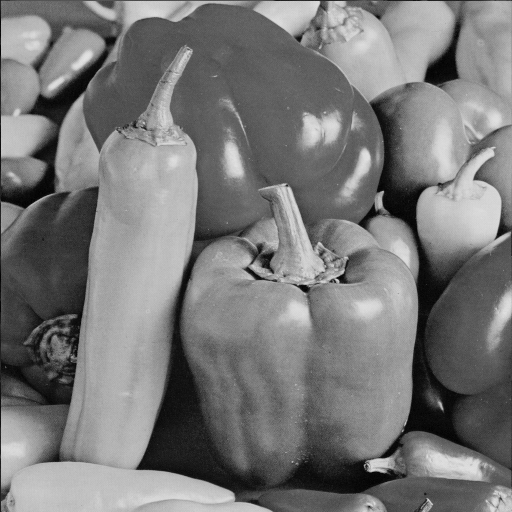
%> input picture peppers_gray.bmp, 512 x 512 px
$ octave kl.m   (GNU Octave 9; MATLAB toolbox functions it lacks are replaced by stand-ins)
%> lines starting %> are read from the running program, lines starting %| are printed output that depends on the picture
clear all
close all

I=imread('peppers_gray.bmp');
%> I is the input picture: size 512x512 uint8; min 0, max 228, mean 120.2
subplot(131)
imshow(I)
title('Original Image')
I=double(I)
%> I: size 512x512 double

% Compute KL Transform Matrix
cov_I=I*I';
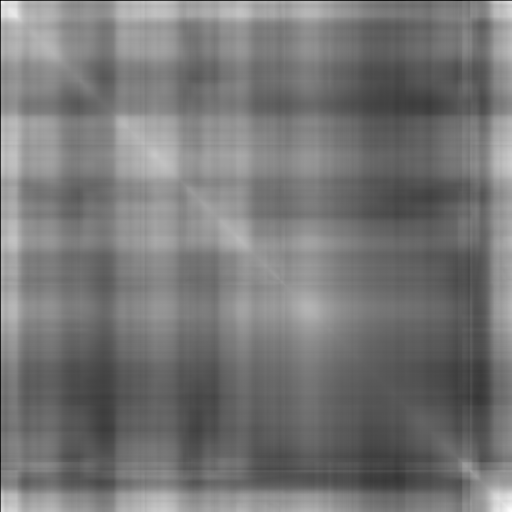
%> cov_I: size 512x512 double; min 2459049, max 13341539, mean 7550039.5; drawn with min black and max white
[v,d]=eig(cov_I);

%Compute KL Transform
f=v'*I*v;
subplot(132)
imshow(uint8(f))
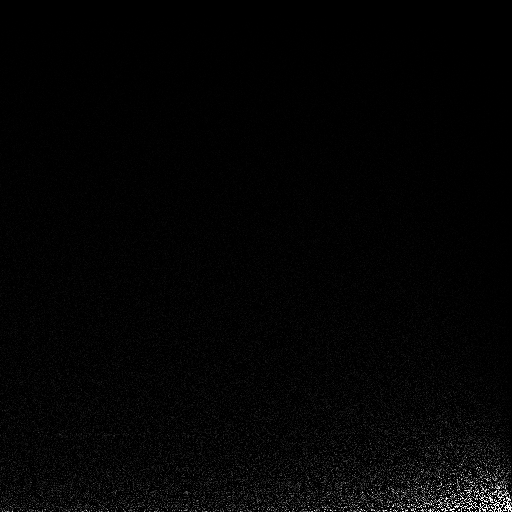
%> displayed picture: size 512x512, on the screen's scale of 0 to 255; min 0, max 255, mean 4.1
title('KL Transform')

% Image Reconstruction
r_i=v*f*v';
subplot(133)
imshow(uint8(r_i))
title('Reconstructed Image')
